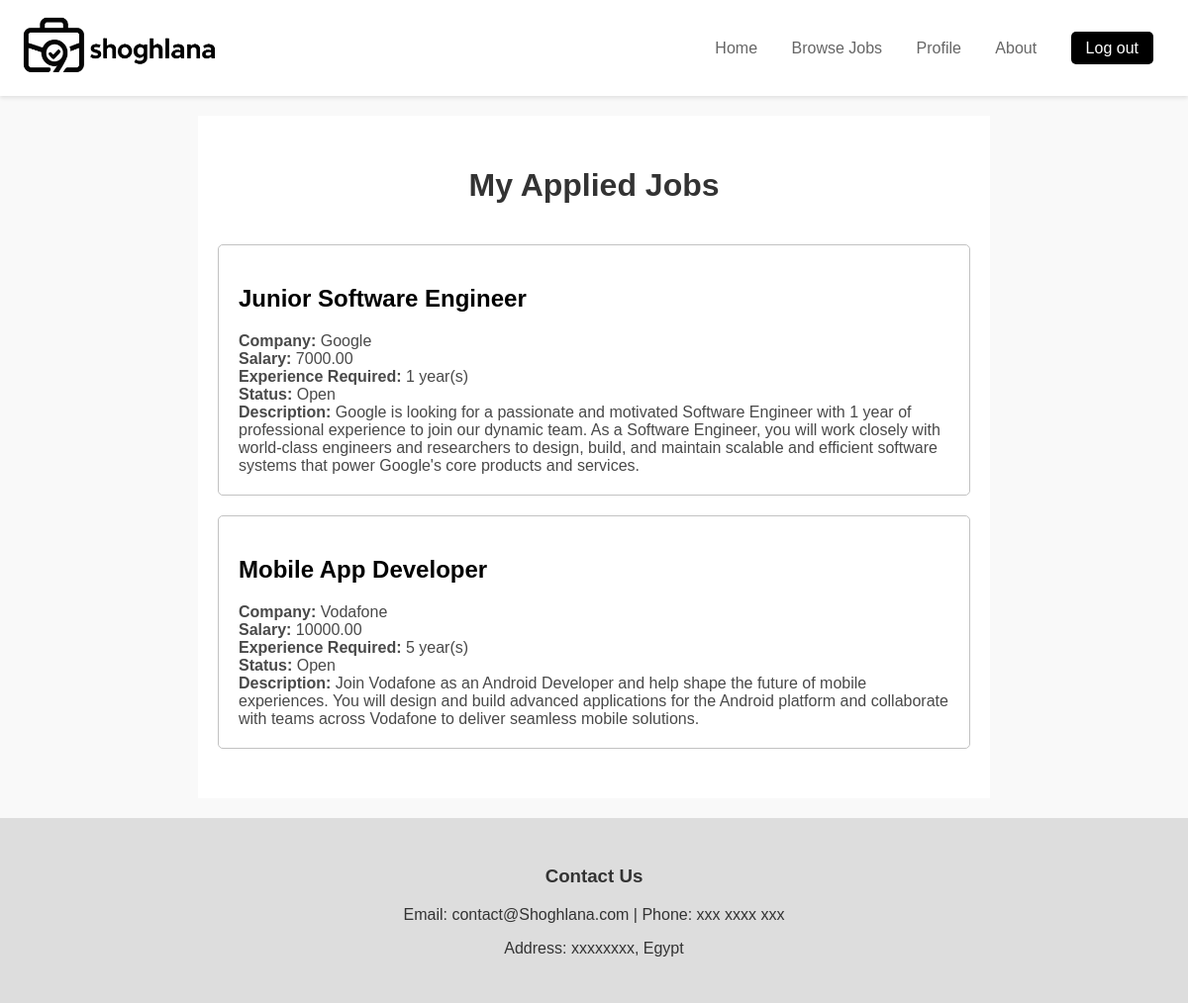
Page /profile/applied_jobs/ (signed in) on the committed database.
### shoghlana/models.py (models this page shows, shortened)
class Jobs(models.Model):
    title = models.CharField(max_length=100)
    company = models.CharField(max_length=100)
    years_of_experience = models.IntegerField()
    job_type = models.CharField(max_length=50)
    description = models.TextField()
    salary = models.DecimalField(max_digits=10, decimal_places=2)
    status = models.CharField(max_length=50)

### shoghlana/views.py (the view)
# urls.py: path('profile/applied_jobs/', views.applied_jobs, name='applied_jobs'),
def applied_jobs(request):
    applied_jobs = request.user.application_set.all()
    jobs = [applied_job.job for applied_job in applied_jobs]
    context = {
        'applied_jobs': jobs,
    }
    return render(request, 'shoghlana/applied_jobs.html', context)

### shoghlana/templates/shoghlana/applied_jobs.html (shortened to what this page needs)
{% load static %}
<!DOCTYPE html>
<html lang="en">
<head>
  <link rel="stylesheet" href="{% static 'shoghlana/css/applied_jobs.css' %}">
  <link rel="stylesheet" href="{% static 'shoghlana/css/home.css' %}">
</head>
<body>
  <nav class="navbar">
    <a href="{% url 'home' %}" class="logo">
      <img src="{% static 'shoghlana/images/mini_logo.png' %}" alt="Description" style="width:200px;">
    </a>
    <div class="nav-links">
      <a href="{% url 'home' %}">Home</a>
      <a href="{% url 'Search_page' %}">Browse Jobs</a>
      <a href="{% url 'profile' %}">Profile</a>
      <a href="{% url 'about' %}">About</a>
      <a href="{% url 'logout' %}" class="sign">Log out</a>
    </div>
  </nav>
  <div class="container">
    <h1>My Applied Jobs</h1>
    <div class="applied-jobs-container">
      <div class="jobs-container">
        {% for job in applied_jobs %}
          <div class="job-card">
            <a href="{% url 'applied_job_details' job.id %}">
              <h2>{{job.title}}</h2>
              <p><strong>Company:</strong> {{job.company}}</p>
              <p><strong>Salary:</strong> {{job.salary}}</p>
              <p><strong>Experience Required:</strong> {{job.years_of_experience}} year(s)</p>
              <p><strong>Status:</strong> {{job.status}}</p>
              <p><strong>Description:</strong> {{job.description}}</p>
            </a>
          </div>
        {% endfor %}
      </div>
    </div>
  </div>
  <section class="footer">
    <h3>Contact Us</h3>
    <p>Email: contact@Shoghlana.com | Phone: xxx xxxx xxx</p>
    <p>Address: xxxxxxxx, Egypt</p>
  </section>
</body>
</html>

### shoghlana/static/shoghlana/css/applied_jobs.css (style rules this page uses)
* { box-sizing: border-box; }
body { font-family: Arial, sans-serif; margin: 0; padding: 0; min-height: 100vh; display: flex; flex-direction: column; }
.navbar { background-color: white; padding: 15px 20px; display: flex; justify-content: space-between; align-items: center; box-shadow: 0 2px 4px rgba(0, 0, 0, 0.1); }
.navbar .logo { transition: transform 0.3s, color 0.3s; }
.nav-links a { margin: 0 15px; text-decoration: none; color: #666; transition: color 0.3s; }
.navbar .sign { background-color: rgb(0, 0, 0); color: white; padding: 8px 15px; border-radius: 5px; text-decoration: none; transition: background-color 0.3s, color 0.3s; }
.container { width: 1000px; padding-right: 15px; padding-left: 15px; margin-left: auto; margin-right: auto; flex: 1; }
.container h1 { text-align: center; }
.jobs-container div { background-color: white; border: 1px solid rgb(194, 194, 194); border-radius: 5px; display: flex; flex-direction: column; margin-top: 20px; transition: all o.3s ease; flex: 1; max-width: 100%; position: relative; padding: 20px; margin-bottom: 20px; min-width: 100%; }
.jobs-container div h2 { transition: all 0.3s ease; }
.jobs-container { min-width: 100%; }
.applied-jobs-container { display: flex; gap: 30px; max-width: 100%; margin-top: 20px; min-width: 100%; }
.jobs-container a { text-decoration: none; color: black; }
.jobs-container p { margin: 0; color: #494949; }
.footer { background-color: #ddd; padding: 30px 20px; text-align: center; margin-top: 20px; }

### shoghlana/static/shoghlana/css/home.css (style rules this page uses)
body { font-family: Arial, sans-serif; background-color: #f9f9f9; color: #333; margin: 0; padding: 0; height: 100vh; }
.navbar { background-color: white; padding: 15px 20px; display: flex; justify-content: space-between; align-items: center; box-shadow: 0 2px 4px rgba(0, 0, 0, 0.1); }
.navbar .logo { transition: transform 0.3s, color 0.3s; }
.nav-links a { margin: 0 15px; text-decoration: none; color: #666; transition: color 0.3s; }
.navbar .sign { background-color: rgb(0, 0, 0); color: white; padding: 8px 15px; border-radius: 5px; text-decoration: none; transition: 0.3s, color 0.3s; }
.footer { background-color: #ddd; padding: 30px 20px; text-align: center; margin-top: 20px; }
.container { max-width: 800px; margin: auto; padding: 30px 20px; background-color: white; margin-top: 20px; }

### rows in the picture
Jobs: title "Junior Software Engineer", company "Google", salary "7000.00", years_of_experience "1", status "Open", description "Google is looking for a passionate and motivated Software Engineer with 1 year of professional experience to join our dynamic team. As a Software Engineer, you will work closely with world-class engineers and researchers to design, build, and maintain scalable and efficient software systems that power Google's core products and services."
Jobs: title "Mobile App Developer", company "Vodafone", salary "10000.00", years_of_experience "5", status "Open", description "Join Vodafone as an Android Developer and help shape the future of mobile experiences. You will design and build advanced applications for the Android platform and collaborate with teams across Vodafone to deliver seamless mobile solutions."
